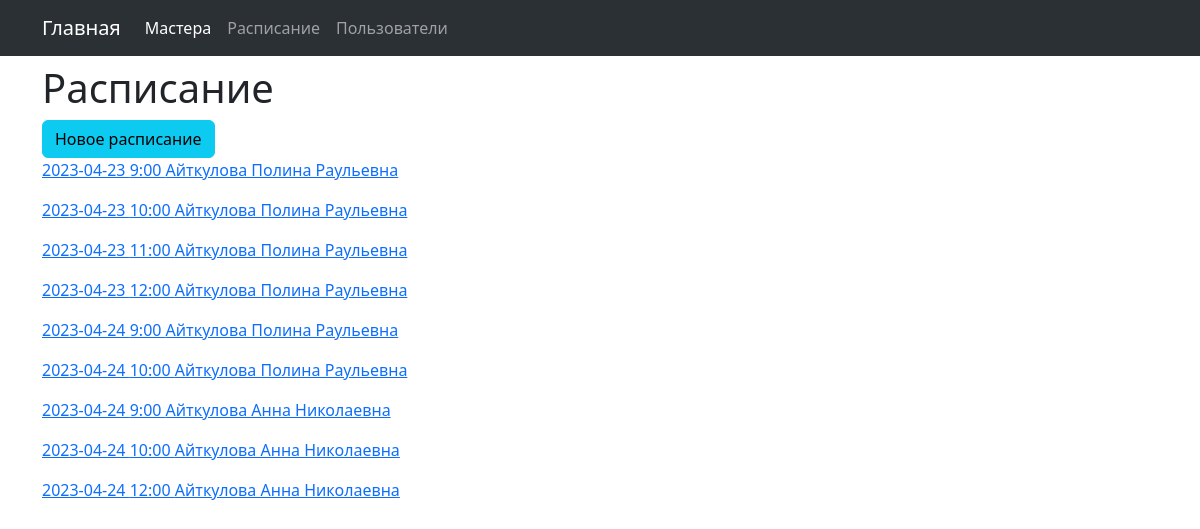
The page /timetable/ on the database as committed earlier.
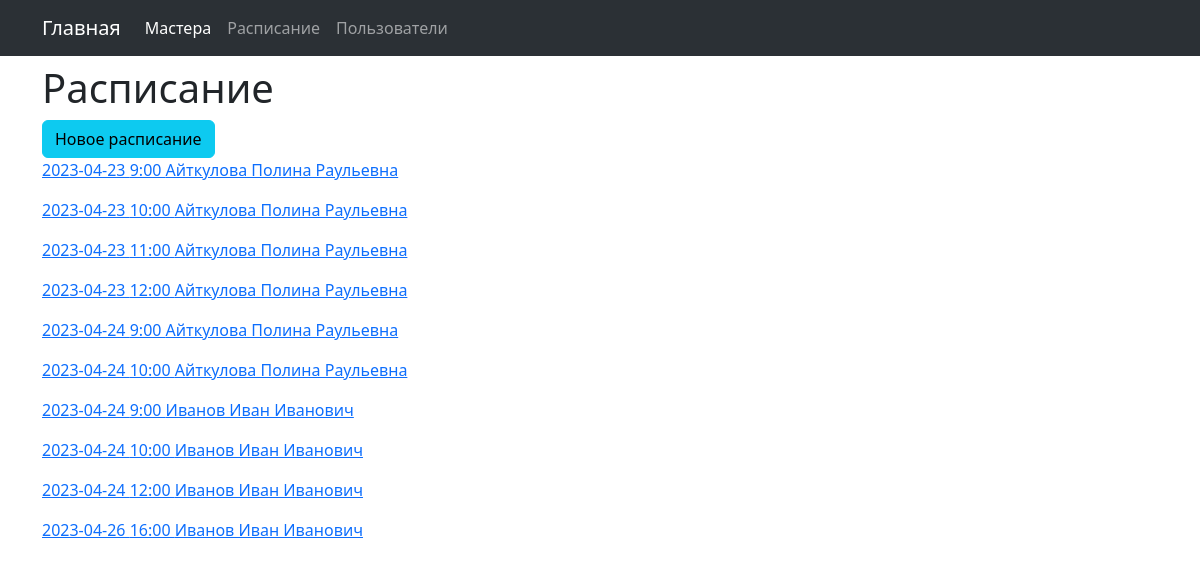
The same page on the database as committed later.
### data/timetable.py (models this page shows, shortened)
class Timetable(SqlAlchemyBase):
    __tablename__ = 'timetable'
    id = Column(Integer, primary_key=True, autoincrement=True)
    date = sqlalchemy.Column(Date)
    """Дата в расписании"""
    employee_id = Column(Integer, ForeignKey("employee.id"))
    """id мастера"""
    employee = relationship("Employee", back_populates="timetables")
    """Мастер"""
    reception_time_id = Column(Integer, ForeignKey("reception_time.id"))
    """id времени"""
    reception_time = relationship("ReceptionTime", back_populates="timetables")
    """Время в расписании"""
    profile_id = Column(Integer, ForeignKey("profile.id"))
    """id профиля"""
    profile = relationship("Profile", back_populates="timetables")
    """Профиль"""

class ReceptionTime(SqlAlchemyBase):
    __tablename__ = 'reception_time'
    id = Column(Integer, primary_key=True, autoincrement=True)
    time = sqlalchemy.Column(String)
    """Время записи"""
    timetables = relationship("Timetable", back_populates="reception_time", cascade="all, delete-orphan")

### data/employee.py (models this page shows, shortened)
class Employee(SqlAlchemyBase):
    __tablename__ = 'employee'
    id = Column(Integer, primary_key=True, autoincrement=True)
    name = Column(String(20))
    """Имя мастера"""
    surname = Column(String(30))
    """Фамилия мастера"""
    middle_name = Column(String(30))
    """Отчество мастера"""
    timetables = relationship("Timetable", back_populates="employee", cascade="all, delete-orphan")
    """Расписание"""
    def __str__(self):
        return f"{self.surname} {self.name} {self.middle_name}"

### timetable/blueprint.py (the view)
@timetable.route('/')
def index():
    db_sess = db_session.create_session()
    timetables = db_sess.query(Timetable).all()
    return render_template('timetable/index.html', obj=timetables)

### data/db_session.py (called while the page is built)
def create_session() -> Session:
    global __factory
    return __factory()

### timetable/templates/timetable/index.html (shortened to what this page needs)
{% extends "base.html" %}
{% block content_title %}
<h1>Расписание</h1>
{% endblock %}
{% block content %}
<div class="col-md-6">
    <a class="btn btn-info" href="{{url_for('timetable.create')}}">Новое расписание</a>
    {% for item in obj %}
    <div class="form-group">
        <p>
            <a href="{{ url_for('timetable.edit', pk=item.id) }}">{{item.date}} {{item.reception_time.time}} {{item.employee}}</a>
        </p>
    </div>
    {% endfor %}
    {% endblock %}

### templates/base.html (shortened to what this page needs)
<!doctype html>
<html lang="en" xmlns="http://www.w3.org/1999/html">
<head>
    <link href="https://cdn.jsdelivr.net/npm/bootstrap@5.3.0-alpha3/dist/css/bootstrap.min.css" rel="stylesheet"
>
</head>
<body>
<nav class="navbar navbar-expand-lg bg-body-tertiary" data-bs-theme="dark">
    <div class="container-md">
        <a class="navbar-brand" href="{{url_for('index')}}">Главная</a>
        <div class="collapse navbar-collapse" id="navbarNav">
            <ul class="navbar-nav">
                <li class="nav-item">
                    <a class="nav-link active" aria-current="page" href="{{url_for('employee.index')}}">Мастера</a>
                </li>
                <li class="nav-item">
                    <a class="nav-link" href="{{url_for('timetable.index')}}">Расписание</a>
                </li>
                <li class="nav-item">
                    <a class="nav-link" href="{{url_for('profile.index')}}">Пользователи</a>
                </li>
            </ul>
        </div>
    </div>
</nav>
    <div class="container-md">
        <h1>
        {% block content_title %}
        {% endblock %}
        </h1>
        {% block content %}
        {% endblock %}
</body>
</html>

Rows that differ between the two databases and show on the page:
changed through a linked row, Timetable (number 7 of 10 on the later page): employee "Айткулова Анна Николаевна" → "Иванов Иван Иванович"
changed through a linked row, Timetable (number 8 of 10 on the later page): employee "Айткулова Анна Николаевна" → "Иванов Иван Иванович"
changed through a linked row, Timetable (number 9 of 10 on the later page): employee "Айткулова Анна Николаевна" → "Иванов Иван Иванович"
added Timetable: date "2023-04-26", reception_time.time "16:00", employee "Иванов Иван Иванович"
